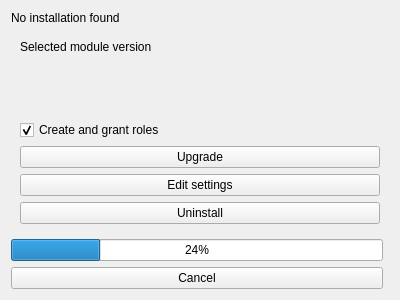
<?xml version="1.0" encoding="UTF-8"?>
<ui version="4.0">
 <class>Form</class>
 <widget class="QWidget" name="Form">
  <property name="geometry">
   <rect>
    <x>0</x>
    <y>0</y>
    <width>400</width>
    <height>300</height>
   </rect>
  </property>
  <property name="windowTitle">
   <string>Form</string>
  </property>
  <layout class="QGridLayout" name="gridLayout">
   <item row="0" column="0">
    <widget class="QLabel" name="moduleInfo_installation_label">
     <property name="text">
      <string>No installation found</string>
     </property>
    </widget>
   </item>
   <item row="1" column="0" colspan="2">
    <widget class="QStackedWidget" name="moduleInfo_stackedWidget">
     <property name="currentIndex">
      <number>1</number>
     </property>
     <widget class="QWidget" name="moduleInfo_stackedWidget_pageInstall">
      <layout class="QGridLayout" name="gridLayout_7">
       <item row="1" column="0">
        <widget class="QGroupBox" name="groupBox_8">
         <property name="title">
          <string>New installation</string>
         </property>
         <property name="flat">
          <bool>true</bool>
         </property>
         <layout class="QVBoxLayout" name="verticalLayout">
          <item>
           <widget class="QCheckBox" name="db_parameters_CreateAndGrantRoles_install_checkBox">
            <property name="text">
             <string>Create and grant roles</string>
            </property>
            <property name="checked">
             <bool>true</bool>
            </property>
           </widget>
          </item>
          <item>
           <layout class="QHBoxLayout" name="horizontalLayout">
            <item>
             <widget class="QCheckBox" name="db_demoData_checkBox">
              <property name="text">
               <string>Install demo data</string>
              </property>
             </widget>
            </item>
            <item>
             <widget class="QComboBox" name="db_demoData_comboBox">
              <property name="enabled">
               <bool>false</bool>
              </property>
             </widget>
            </item>
           </layout>
          </item>
          <item>
           <widget class="ParametersGroupBox" name="parameters_groupbox">
            <property name="title">
             <string>Parameters</string>
            </property>
            <layout class="QGridLayout" name="gridLayout_6"/>
           </widget>
          </item>
          <item>
           <widget class="QPushButton" name="moduleInfo_install_pushButton">
            <property name="text">
             <string>Install</string>
            </property>
           </widget>
          </item>
          <item>
           <spacer name="verticalSpacer_3">
            <property name="orientation">
             <enum>Qt::Vertical</enum>
            </property>
            <property name="sizeHint" stdset="0">
             <size>
              <width>20</width>
              <height>40</height>
             </size>
            </property>
           </spacer>
          </item>
         </layout>
        </widget>
       </item>
      </layout>
     </widget>
     <widget class="QWidget" name="moduleInfo_stackedWidget_pageUpgrade">
      <layout class="QGridLayout" name="gridLayout_10">
       <item row="2" column="0">
        <spacer name="verticalSpacer_4">
         <property name="orientation">
          <enum>Qt::Vertical</enum>
         </property>
         <property name="sizeHint" stdset="0">
          <size>
           <width>20</width>
           <height>40</height>
          </size>
         </property>
        </spacer>
       </item>
       <item row="0" column="0">
        <widget class="QLabel" name="moduleInfo_selected_label">
         <property name="text">
          <string>Selected module version</string>
         </property>
        </widget>
       </item>
       <item row="4" column="0" colspan="2">
        <widget class="QPushButton" name="moduleInfo_upgrade_pushButton">
         <property name="text">
          <string>Upgrade</string>
         </property>
        </widget>
       </item>
       <item row="3" column="0">
        <widget class="QCheckBox" name="db_parameters_CreateAndGrantRoles_upgrade_checkBox">
         <property name="text">
          <string>Create and grant roles</string>
         </property>
         <property name="checked">
          <bool>true</bool>
         </property>
        </widget>
       </item>
       <item row="5" column="0" colspan="2">
        <widget class="QPushButton" name="pushButton_7">
         <property name="text">
          <string>Edit settings</string>
         </property>
        </widget>
       </item>
       <item row="6" column="0" colspan="2">
        <widget class="QPushButton" name="uninstall_button">
         <property name="text">
          <string>Uninstall</string>
         </property>
        </widget>
       </item>
      </layout>
     </widget>
    </widget>
   </item>
   <item row="3" column="0">
    <widget class="QPushButton" name="moduleInfo_cancel_button">
     <property name="text">
      <string>Cancel</string>
     </property>
    </widget>
   </item>
   <item row="2" column="0">
    <widget class="QProgressBar" name="moduleInfo_progressbar">
     <property name="value">
      <number>24</number>
     </property>
    </widget>
   </item>
  </layout>
 </widget>
 <customwidgets>
  <customwidget>
   <class>ParametersGroupBox</class>
   <extends>QGroupBox</extends>
   <header>oqtopus.gui.parameters_groupbox</header>
   <container>1</container>
  </customwidget>
 </customwidgets>
 <resources/>
 <connections/>
</ui>
